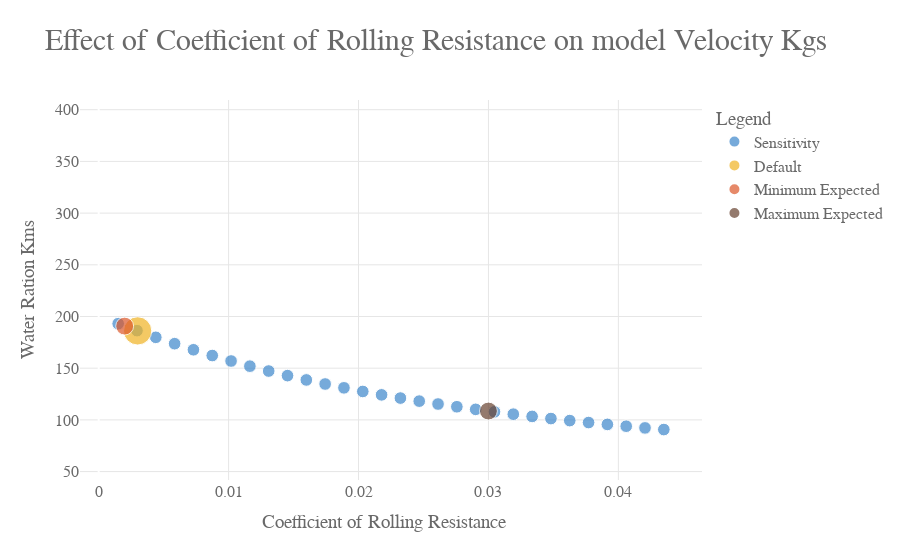
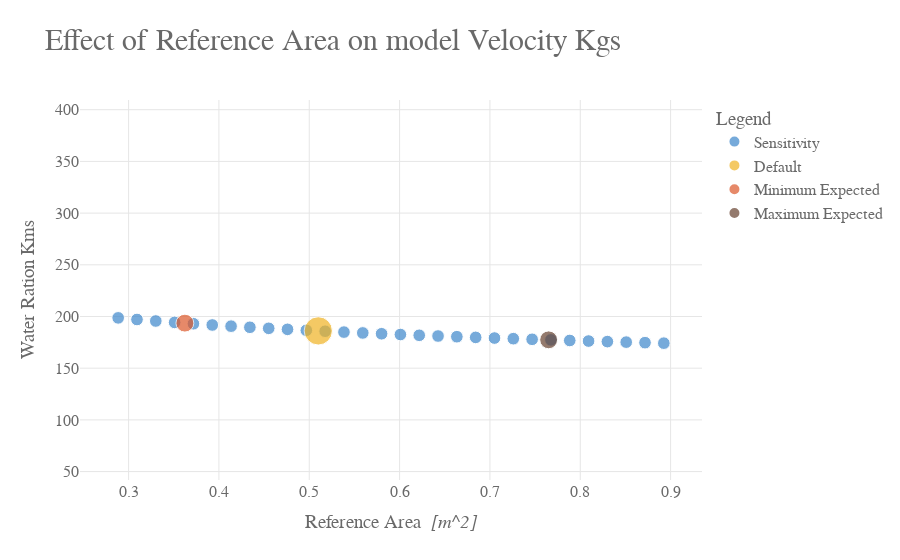
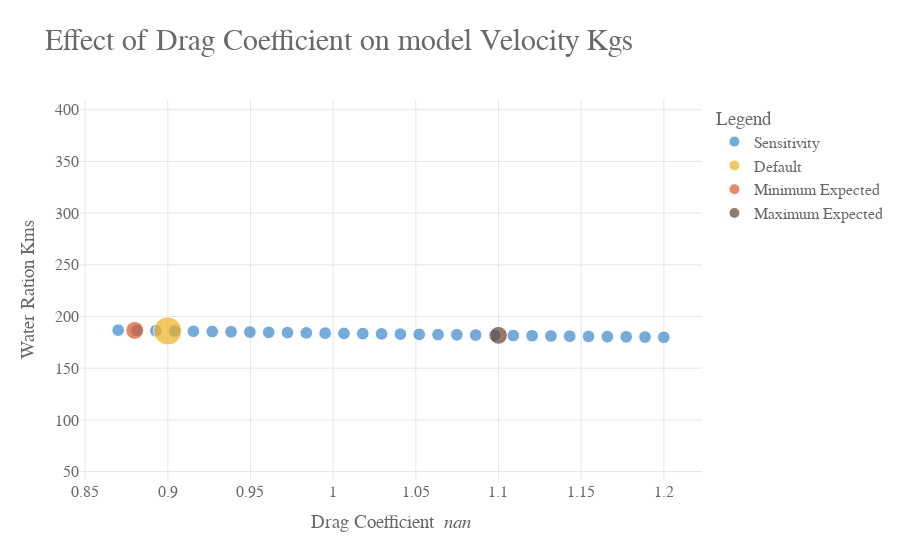
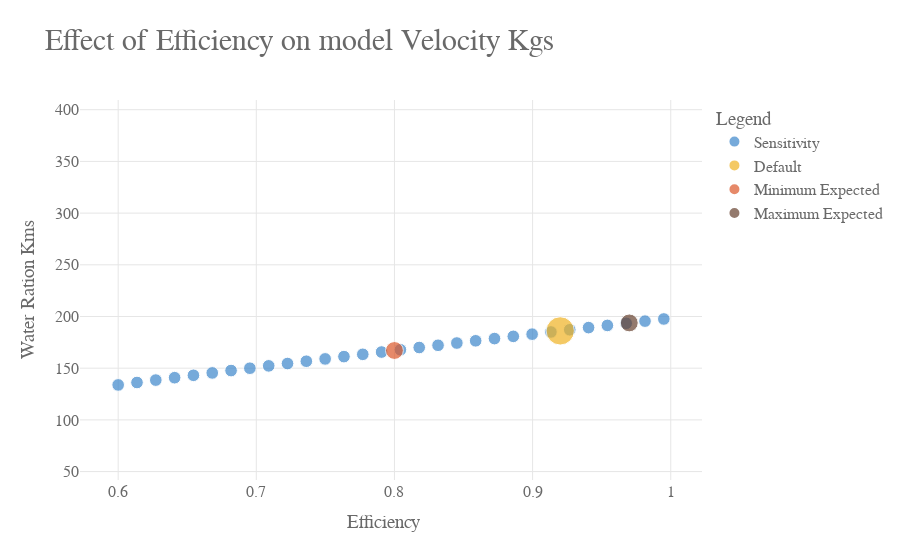

Notebook code cell kept with these figures, in order:
### Code cell
# for i in range(0, len(sens_df)):
primary_graph_value = "Water Ration Kms"
max_plot_y = df_large[primary_graph_value].max()*1.10
min_plot_y = df_large[primary_graph_value].min()*0.90


for i in range(0, len(sens_df)):

    fig1 = px.scatter(
        full_result_dict[sens_df.iloc[i]["Short Name"]],
        x="Variable",
        y=primary_graph_value,
        # y="Velocity Kgs",
        color='DataType',
        color_discrete_sequence=graph_colours,
        # markers=True,
        size='MarkerSize',
        title=f'Effect of {sens_df.iloc[i]["Short Name"]} on model Velocity Kgs',
        hover_data=[
            "Velocity Kgs",
            'Water Ration Kms',
            'Mean Trip Velocity',
            'Mean Loaded Velocity',
            'Mean Unloaded Velocity',
        ]


    ).update_layout(
        # yaxis_title=r"$\text{Velocity} \times \text{Payload  } [\frac{m}{s} Kg]$",
        yaxis_title=primary_graph_value,
        xaxis_title=(f'{sens_df.iloc[i]["Short Name"]}  <i>{sens_df.iloc[i]["Units"]}</i>'),
    )
    fig1.update_yaxes(range = [min_plot_y, max_plot_y])

    fig1 = plotting_tools_water_access.format_plotly_graphs(fig1)

    fig1.show()
    plot_dict[var_string]= fig1
    # filename_string = var_string + ".html"
    # plotly.offline.plot(fig1, filename=filename_string)

### Figure 1 — Plotly figure (JSON) as saved in the notebook; plotly's stock layout.template omitted (floating-point values rounded to 4 significant figures)
{"data": [{"customdata": [[100.6, 1.605, 1.43, 1.779], [97.04, 1.554, 1.378, 1.731], [93.68, 1.506, 1.329, 1.683], [90.47, 1.46, 1.281, 1.638], [87.41, 1.415, 1.236, 1.594], [84.5, 1.372, 1.193, 1.551], [81.75, 1.331, 1.153, 1.51], [79.15, 1.292, 1.114, 1.47], [76.7, 1.255, 1.078, 1.432], [74.39, 1.219, 1.044, 1.395], [72.21, 1.186, 1.011, 1.36], [70.16, 1.154, 0.9813, 1.326], [68.23, 1.123, 0.9529, 1.294], [66.41, 1.094, 0.9262, 1.263], [64.69, 1.067, 0.9011, 1.233], [63.07, 1.041, 0.8775, 1.204], [61.53, 1.016, 0.8552, 1.177], [60.08, 0.9926, 0.8342, 1.151], [58.7, 0.9702, 0.8144, 1.126], [57.39, 0.9489, 0.7956, 1.102], [56.15, 0.9286, 0.7779, 1.079], [54.96, 0.9092, 0.761, 1.057], [53.83, 0.8907, 0.745, 1.036], [52.76, 0.8731, 0.7297, 1.016], [51.73, 0.8562, 0.7152, 0.9972], [50.75, 0.8401, 0.7014, 0.9787], [49.81, 0.8246, 0.6882, 0.961], [48.91, 0.8098, 0.6755, 0.944], [48.04, 0.7956, 0.6634, 0.9277], [47.22, 0.7819, 0.6518, 0.912]], "hovertemplate": "DataType=Sensitivity<br>Variable=%{x}<br>Water Ration Kms=%{y}<br>MarkerSize=%{marker.size}<br>Velocity Kgs=%{customdata[0]}<br>Mean Trip Velocity=%{customdata[1]}<br>Mean Loaded Velocity=%{customdata[2]}<br>Mean Unloaded Velocity=%{customdata[3]}<extra></extra>", "legendgroup": "Sensitivity", "marker": {"color": "#3D87CB", "size": [10, 10, 10, 10, 10, 10, 10, 10, 10, 10, 10, 10, 10, 10, 10, 10, 10, 10, 10, 10, 10, 10, 10, 10, 10, 10, 10, 10, 10, 10], "sizemode": "area", "sizeref": 0.125, "symbol": "circle"}, "mode": "markers", "name": "Sensitivity", "orientation": "v", "showlegend": true, "type": "scatter", "x": [0.0015, 0.002948, 0.004397, 0.005845, 0.007293, 0.008741, 0.01019, 0.01164, 0.01309, 0.01453, 0.01598, 0.01743, 0.01888, 0.02033, 0.02178, 0.02322, 0.02467, 0.02612, 0.02757, 0.02902, 0.03047, 0.03191, 0.03336, 0.03481, 0.03626, 0.03771, 0.03916, 0.0406, 0.04205, 0.0435], "xaxis": "x", "y": [193.1, 186.3, 179.9, 173.7, 167.8, 162.2, 157.0, 152.0, 147.3, 142.8, 138.6, 134.7, 131.0, 127.5, 124.2, 121.1, 118.1, 115.4, 112.7, 110.2, 107.8, 105.5, 103.4, 101.3, 99.32, 97.44, 95.63, 93.9, 92.25, 90.66], "yaxis": "y"}, {"customdata": [[96.92, 1.553, 1.376, 1.729]], "hovertemplate": "DataType=Default<br>Variable=%{x}<br>Water Ration Kms=%{y}<br>MarkerSize=%{marker.size}<br>Velocity Kgs=%{customdata[0]}<br>Mean Trip Velocity=%{customdata[1]}<br>Mean Loaded Velocity=%{customdata[2]}<br>Mean Unloaded Velocity=%{customdata[3]}<extra></extra>", "legendgroup": "Default", "marker": {"color": "#F0B323", "size": [50], "sizemode": "area", "sizeref": 0.125, "symbol": "circle"}, "mode": "markers", "name": "Default", "orientation": "v", "showlegend": true, "type": "scatter", "x": [0.003], "xaxis": "x", "y": [186.1], "yaxis": "y"}, {"customdata": [[99.32, 1.587, 1.412, 1.762]], "hovertemplate": "DataType=Minimum Expected<br>Variable=%{x}<br>Water Ration Kms=%{y}<br>MarkerSize=%{marker.size}<br>Velocity Kgs=%{customdata[0]}<br>Mean Trip Velocity=%{customdata[1]}<br>Mean Loaded Velocity=%{customdata[2]}<br>Mean Unloaded Velocity=%{customdata[3]}<extra></extra>", "legendgroup": "Minimum Expected", "marker": {"color": "#DC582A", "size": [20], "sizemode": "area", "sizeref": 0.125, "symbol": "circle"}, "mode": "markers", "name": "Minimum Expected", "orientation": "v", "showlegend": true, "type": "scatter", "x": [0.002], "xaxis": "x", "y": [190.7], "yaxis": "y"}, {"customdata": [[56.54, 0.935, 0.7835, 1.086]], "hovertemplate": "DataType=Maximum Expected<br>Variable=%{x}<br>Water Ration Kms=%{y}<br>MarkerSize=%{marker.size}<br>Velocity Kgs=%{customdata[0]}<br>Mean Trip Velocity=%{customdata[1]}<br>Mean Loaded Velocity=%{customdata[2]}<br>Mean Unloaded Velocity=%{customdata[3]}<extra></extra>", "legendgroup": "Maximum Expected", "marker": {"color": "#674230", "size": [20], "sizemode": "area", "sizeref": 0.125, "symbol": "circle"}, "mode": "markers", "name": "Maximum Expected", "orientation": "v", "showlegend": true, "type": "scatter", "x": [0.03], "xaxis": "x", "y": [108.6], "yaxis": "y"}], "layout": {"font": {"color": "dimgrey", "family": "Droid Sans Mono", "size": 16}, "legend": {"itemsizing": "constant", "title": {"text": "Legend"}, "tracegroupgap": 0}, "paper_bgcolor": "white", "plot_bgcolor": "white", "title": {"font": {"color": "dimgrey", "size": 30}, "text": "Effect of Coefficient of Rolling Resistance on model Velocity Kgs"}, "xaxis": {"anchor": "y", "domain": [0, 1], "gridcolor": "#e6e6e6", "gridwidth": 1, "showgrid": true, "title": {"text": "Coefficient of Rolling Resistance  <i> </i>"}}, "yaxis": {"anchor": "x", "domain": [0, 1], "gridcolor": "#e6e6e6", "gridwidth": 1, "range": [41.87, 409.4], "showgrid": true, "title": {"text": "Water Ration Kms"}}}}

### Figure 2 — Plotly figure (JSON) as saved in the notebook; plotly's stock layout.template omitted (floating-point values rounded to 4 significant figures)
{"data": [{"customdata": [[103.5, 1.659, 1.468, 1.849], [102.7, 1.645, 1.457, 1.834], [101.9, 1.633, 1.446, 1.82], [101.2, 1.622, 1.436, 1.807], [100.5, 1.611, 1.427, 1.795], [99.89, 1.601, 1.418, 1.783], [99.3, 1.591, 1.41, 1.773], [98.74, 1.582, 1.402, 1.762], [98.21, 1.574, 1.394, 1.753], [97.7, 1.565, 1.387, 1.743], [97.22, 1.557, 1.381, 1.734], [96.75, 1.55, 1.374, 1.726], [96.31, 1.543, 1.368, 1.718], [95.89, 1.536, 1.362, 1.71], [95.48, 1.529, 1.356, 1.702], [95.08, 1.523, 1.351, 1.695], [94.7, 1.517, 1.346, 1.688], [94.34, 1.511, 1.34, 1.681], [93.99, 1.505, 1.336, 1.675], [93.64, 1.5, 1.331, 1.668], [93.31, 1.494, 1.326, 1.662], [92.99, 1.489, 1.322, 1.656], [92.68, 1.484, 1.317, 1.651], [92.38, 1.479, 1.313, 1.645], [92.09, 1.474, 1.309, 1.64], [91.8, 1.47, 1.305, 1.634], [91.52, 1.465, 1.301, 1.629], [91.25, 1.461, 1.297, 1.624], [90.99, 1.457, 1.294, 1.619], [90.73, 1.452, 1.29, 1.615]], "hovertemplate": "DataType=Sensitivity<br>Variable=%{x}<br>Water Ration Kms=%{y}<br>MarkerSize=%{marker.size}<br>Velocity Kgs=%{customdata[0]}<br>Mean Trip Velocity=%{customdata[1]}<br>Mean Loaded Velocity=%{customdata[2]}<br>Mean Unloaded Velocity=%{customdata[3]}<extra></extra>", "legendgroup": "Sensitivity", "marker": {"color": "#3D87CB", "size": [10, 10, 10, 10, 10, 10, 10, 10, 10, 10, 10, 10, 10, 10, 10, 10, 10, 10, 10, 10, 10, 10, 10, 10, 10, 10, 10, 10, 10, 10], "sizemode": "area", "sizeref": 0.125, "symbol": "circle"}, "mode": "markers", "name": "Sensitivity", "orientation": "v", "showlegend": true, "type": "scatter", "x": [0.2885, 0.3093, 0.3301, 0.351, 0.3718, 0.3926, 0.4135, 0.4343, 0.4551, 0.4759, 0.4968, 0.5176, 0.5384, 0.5592, 0.5801, 0.6009, 0.6217, 0.6426, 0.6634, 0.6842, 0.705, 0.7259, 0.7467, 0.7675, 0.7884, 0.8092, 0.83, 0.8508, 0.8717, 0.8925], "xaxis": "x", "y": [198.7, 197.1, 195.6, 194.3, 193.0, 191.8, 190.7, 189.6, 188.6, 187.6, 186.7, 185.8, 184.9, 184.1, 183.3, 182.6, 181.8, 181.1, 180.5, 179.8, 179.2, 178.5, 177.9, 177.4, 176.8, 176.3, 175.7, 175.2, 174.7, 174.2], "yaxis": "y"}, {"customdata": [[96.92, 1.553, 1.376, 1.729]], "hovertemplate": "DataType=Default<br>Variable=%{x}<br>Water Ration Kms=%{y}<br>MarkerSize=%{marker.size}<br>Velocity Kgs=%{customdata[0]}<br>Mean Trip Velocity=%{customdata[1]}<br>Mean Loaded Velocity=%{customdata[2]}<br>Mean Unloaded Velocity=%{customdata[3]}<extra></extra>", "legendgroup": "Default", "marker": {"color": "#F0B323", "size": [50], "sizemode": "area", "sizeref": 0.125, "symbol": "circle"}, "mode": "markers", "name": "Default", "orientation": "v", "showlegend": true, "type": "scatter", "x": [0.51], "xaxis": "x", "y": [186.1], "yaxis": "y"}, {"customdata": [[100.8, 1.616, 1.431, 1.8]], "hovertemplate": "DataType=Minimum Expected<br>Variable=%{x}<br>Water Ration Kms=%{y}<br>MarkerSize=%{marker.size}<br>Velocity Kgs=%{customdata[0]}<br>Mean Trip Velocity=%{customdata[1]}<br>Mean Loaded Velocity=%{customdata[2]}<br>Mean Unloaded Velocity=%{customdata[3]}<extra></extra>", "legendgroup": "Minimum Expected", "marker": {"color": "#DC582A", "size": [20], "sizemode": "area", "sizeref": 0.125, "symbol": "circle"}, "mode": "markers", "name": "Minimum Expected", "orientation": "v", "showlegend": true, "type": "scatter", "x": [0.3623], "xaxis": "x", "y": [193.6], "yaxis": "y"}, {"customdata": [[92.42, 1.48, 1.314, 1.646]], "hovertemplate": "DataType=Maximum Expected<br>Variable=%{x}<br>Water Ration Kms=%{y}<br>MarkerSize=%{marker.size}<br>Velocity Kgs=%{customdata[0]}<br>Mean Trip Velocity=%{customdata[1]}<br>Mean Loaded Velocity=%{customdata[2]}<br>Mean Unloaded Velocity=%{customdata[3]}<extra></extra>", "legendgroup": "Maximum Expected", "marker": {"color": "#674230", "size": [20], "sizemode": "area", "sizeref": 0.125, "symbol": "circle"}, "mode": "markers", "name": "Maximum Expected", "orientation": "v", "showlegend": true, "type": "scatter", "x": [0.765], "xaxis": "x", "y": [177.4], "yaxis": "y"}], "layout": {"font": {"color": "dimgrey", "family": "Droid Sans Mono", "size": 16}, "legend": {"itemsizing": "constant", "title": {"text": "Legend"}, "tracegroupgap": 0}, "paper_bgcolor": "white", "plot_bgcolor": "white", "title": {"font": {"color": "dimgrey", "size": 30}, "text": "Effect of Reference Area on model Velocity Kgs"}, "xaxis": {"anchor": "y", "domain": [0, 1], "gridcolor": "#e6e6e6", "gridwidth": 1, "showgrid": true, "title": {"text": "Reference Area  <i>[m^2]</i>"}}, "yaxis": {"anchor": "x", "domain": [0, 1], "gridcolor": "#e6e6e6", "gridwidth": 1, "range": [41.87, 409.4], "showgrid": true, "title": {"text": "Water Ration Kms"}}}}

### Figure 3 — Plotly figure (JSON) as saved in the notebook; plotly's stock layout.template omitted (floating-point values rounded to 4 significant figures)
{"data": [{"customdata": [[97.3, 1.559, 1.382, 1.736], [97.16, 1.556, 1.38, 1.733], [97.01, 1.554, 1.378, 1.731], [96.87, 1.552, 1.376, 1.728], [96.73, 1.55, 1.374, 1.725], [96.59, 1.547, 1.372, 1.723], [96.45, 1.545, 1.37, 1.72], [96.32, 1.543, 1.368, 1.718], [96.18, 1.541, 1.366, 1.715], [96.05, 1.539, 1.364, 1.713], [95.92, 1.537, 1.363, 1.71], [95.79, 1.534, 1.361, 1.708], [95.66, 1.532, 1.359, 1.706], [95.54, 1.53, 1.357, 1.703], [95.42, 1.528, 1.355, 1.701], [95.29, 1.526, 1.354, 1.699], [95.17, 1.524, 1.352, 1.697], [95.05, 1.522, 1.35, 1.694], [94.93, 1.521, 1.349, 1.692], [94.82, 1.519, 1.347, 1.69], [94.7, 1.517, 1.345, 1.688], [94.59, 1.515, 1.344, 1.686], [94.47, 1.513, 1.342, 1.684], [94.36, 1.511, 1.341, 1.682], [94.25, 1.509, 1.339, 1.68], [94.14, 1.508, 1.338, 1.678], [94.03, 1.506, 1.336, 1.676], [93.92, 1.504, 1.335, 1.674], [93.82, 1.502, 1.333, 1.672], [93.71, 1.501, 1.332, 1.67]], "hovertemplate": "DataType=Sensitivity<br>Variable=%{x}<br>Water Ration Kms=%{y}<br>MarkerSize=%{marker.size}<br>Velocity Kgs=%{customdata[0]}<br>Mean Trip Velocity=%{customdata[1]}<br>Mean Loaded Velocity=%{customdata[2]}<br>Mean Unloaded Velocity=%{customdata[3]}<extra></extra>", "legendgroup": "Sensitivity", "marker": {"color": "#3D87CB", "size": [10, 10, 10, 10, 10, 10, 10, 10, 10, 10, 10, 10, 10, 10, 10, 10, 10, 10, 10, 10, 10, 10, 10, 10, 10, 10, 10, 10, 10, 10], "sizemode": "area", "sizeref": 0.125, "symbol": "circle"}, "mode": "markers", "name": "Sensitivity", "orientation": "v", "showlegend": true, "type": "scatter", "x": [0.87, 0.8814, 0.8928, 0.9041, 0.9155, 0.9269, 0.9383, 0.9497, 0.961, 0.9724, 0.9838, 0.9952, 1.007, 1.018, 1.029, 1.041, 1.052, 1.063, 1.075, 1.086, 1.098, 1.109, 1.12, 1.132, 1.143, 1.154, 1.166, 1.177, 1.189, 1.2], "xaxis": "x", "y": [186.8, 186.5, 186.3, 186.0, 185.7, 185.5, 185.2, 184.9, 184.7, 184.4, 184.2, 183.9, 183.7, 183.4, 183.2, 183.0, 182.7, 182.5, 182.3, 182.0, 181.8, 181.6, 181.4, 181.2, 181.0, 180.7, 180.5, 180.3, 180.1, 179.9], "yaxis": "y"}, {"customdata": [[96.92, 1.553, 1.376, 1.729]], "hovertemplate": "DataType=Default<br>Variable=%{x}<br>Water Ration Kms=%{y}<br>MarkerSize=%{marker.size}<br>Velocity Kgs=%{customdata[0]}<br>Mean Trip Velocity=%{customdata[1]}<br>Mean Loaded Velocity=%{customdata[2]}<br>Mean Unloaded Velocity=%{customdata[3]}<extra></extra>", "legendgroup": "Default", "marker": {"color": "#F0B323", "size": [50], "sizemode": "area", "sizeref": 0.125, "symbol": "circle"}, "mode": "markers", "name": "Default", "orientation": "v", "showlegend": true, "type": "scatter", "x": [0.9], "xaxis": "x", "y": [186.1], "yaxis": "y"}, {"customdata": [[97.17, 1.557, 1.38, 1.734]], "hovertemplate": "DataType=Minimum Expected<br>Variable=%{x}<br>Water Ration Kms=%{y}<br>MarkerSize=%{marker.size}<br>Velocity Kgs=%{customdata[0]}<br>Mean Trip Velocity=%{customdata[1]}<br>Mean Loaded Velocity=%{customdata[2]}<br>Mean Unloaded Velocity=%{customdata[3]}<extra></extra>", "legendgroup": "Minimum Expected", "marker": {"color": "#DC582A", "size": [20], "sizemode": "area", "sizeref": 0.125, "symbol": "circle"}, "mode": "markers", "name": "Minimum Expected", "orientation": "v", "showlegend": true, "type": "scatter", "x": [0.88], "xaxis": "x", "y": [186.6], "yaxis": "y"}, {"customdata": [[94.68, 1.516, 1.345, 1.688]], "hovertemplate": "DataType=Maximum Expected<br>Variable=%{x}<br>Water Ration Kms=%{y}<br>MarkerSize=%{marker.size}<br>Velocity Kgs=%{customdata[0]}<br>Mean Trip Velocity=%{customdata[1]}<br>Mean Loaded Velocity=%{customdata[2]}<br>Mean Unloaded Velocity=%{customdata[3]}<extra></extra>", "legendgroup": "Maximum Expected", "marker": {"color": "#674230", "size": [20], "sizemode": "area", "sizeref": 0.125, "symbol": "circle"}, "mode": "markers", "name": "Maximum Expected", "orientation": "v", "showlegend": true, "type": "scatter", "x": [1.1], "xaxis": "x", "y": [181.8], "yaxis": "y"}], "layout": {"font": {"color": "dimgrey", "family": "Droid Sans Mono", "size": 16}, "legend": {"itemsizing": "constant", "title": {"text": "Legend"}, "tracegroupgap": 0}, "paper_bgcolor": "white", "plot_bgcolor": "white", "title": {"font": {"color": "dimgrey", "size": 30}, "text": "Effect of Drag Coefficient on model Velocity Kgs"}, "xaxis": {"anchor": "y", "domain": [0, 1], "gridcolor": "#e6e6e6", "gridwidth": 1, "showgrid": true, "title": {"text": "Drag Coefficient  <i>nan</i>"}}, "yaxis": {"anchor": "x", "domain": [0, 1], "gridcolor": "#e6e6e6", "gridwidth": 1, "range": [41.87, 409.4], "showgrid": true, "title": {"text": "Water Ration Kms"}}}}

### Figure 4 — Plotly figure (JSON) as saved in the notebook; plotly's stock layout.template omitted (floating-point values rounded to 4 significant figures)
{"data": [{"customdata": [[69.7, 1.117, 0.9885, 1.246], [70.92, 1.137, 1.006, 1.268], [72.14, 1.156, 1.023, 1.289], [73.34, 1.176, 1.04, 1.311], [74.55, 1.195, 1.058, 1.332], [75.74, 1.214, 1.075, 1.354], [76.94, 1.233, 1.092, 1.375], [78.12, 1.252, 1.108, 1.396], [79.3, 1.271, 1.125, 1.417], [80.47, 1.29, 1.142, 1.438], [81.64, 1.308, 1.159, 1.458], [82.81, 1.327, 1.175, 1.479], [83.96, 1.346, 1.192, 1.5], [85.12, 1.364, 1.208, 1.52], [86.26, 1.382, 1.224, 1.54], [87.41, 1.401, 1.241, 1.561], [88.54, 1.419, 1.257, 1.581], [89.68, 1.437, 1.273, 1.601], [90.8, 1.455, 1.289, 1.621], [91.93, 1.473, 1.305, 1.641], [93.05, 1.491, 1.321, 1.66], [94.16, 1.509, 1.337, 1.68], [95.27, 1.526, 1.353, 1.7], [96.38, 1.544, 1.369, 1.719], [97.48, 1.562, 1.384, 1.739], [98.57, 1.579, 1.4, 1.758], [99.67, 1.597, 1.416, 1.777], [100.8, 1.614, 1.431, 1.797], [101.8, 1.631, 1.447, 1.816], [102.9, 1.649, 1.462, 1.835]], "hovertemplate": "DataType=Sensitivity<br>Variable=%{x}<br>Water Ration Kms=%{y}<br>MarkerSize=%{marker.size}<br>Velocity Kgs=%{customdata[0]}<br>Mean Trip Velocity=%{customdata[1]}<br>Mean Loaded Velocity=%{customdata[2]}<br>Mean Unloaded Velocity=%{customdata[3]}<extra></extra>", "legendgroup": "Sensitivity", "marker": {"color": "#3D87CB", "size": [10, 10, 10, 10, 10, 10, 10, 10, 10, 10, 10, 10, 10, 10, 10, 10, 10, 10, 10, 10, 10, 10, 10, 10, 10, 10, 10, 10, 10, 10], "sizemode": "area", "sizeref": 0.125, "symbol": "circle"}, "mode": "markers", "name": "Sensitivity", "orientation": "v", "showlegend": true, "type": "scatter", "x": [0.6, 0.6136, 0.6272, 0.6409, 0.6545, 0.6681, 0.6817, 0.6953, 0.709, 0.7226, 0.7362, 0.7498, 0.7634, 0.7771, 0.7907, 0.8043, 0.8179, 0.8316, 0.8452, 0.8588, 0.8724, 0.886, 0.8997, 0.9133, 0.9269, 0.9405, 0.9541, 0.9678, 0.9814, 0.995], "xaxis": "x", "y": [133.8, 136.2, 138.5, 140.8, 143.1, 145.4, 147.7, 150.0, 152.3, 154.5, 156.8, 159.0, 161.2, 163.4, 165.6, 167.8, 170.0, 172.2, 174.3, 176.5, 178.6, 180.8, 182.9, 185.0, 187.2, 189.3, 191.4, 193.5, 195.5, 197.6], "yaxis": "y"}, {"customdata": [[96.92, 1.553, 1.376, 1.729]], "hovertemplate": "DataType=Default<br>Variable=%{x}<br>Water Ration Kms=%{y}<br>MarkerSize=%{marker.size}<br>Velocity Kgs=%{customdata[0]}<br>Mean Trip Velocity=%{customdata[1]}<br>Mean Loaded Velocity=%{customdata[2]}<br>Mean Unloaded Velocity=%{customdata[3]}<extra></extra>", "legendgroup": "Default", "marker": {"color": "#F0B323", "size": [50], "sizemode": "area", "sizeref": 0.125, "symbol": "circle"}, "mode": "markers", "name": "Default", "orientation": "v", "showlegend": true, "type": "scatter", "x": [0.92], "xaxis": "x", "y": [186.1], "yaxis": "y"}, {"customdata": [[87.04, 1.395, 1.236, 1.554]], "hovertemplate": "DataType=Minimum Expected<br>Variable=%{x}<br>Water Ration Kms=%{y}<br>MarkerSize=%{marker.size}<br>Velocity Kgs=%{customdata[0]}<br>Mean Trip Velocity=%{customdata[1]}<br>Mean Loaded Velocity=%{customdata[2]}<br>Mean Unloaded Velocity=%{customdata[3]}<extra></extra>", "legendgroup": "Minimum Expected", "marker": {"color": "#DC582A", "size": [20], "sizemode": "area", "sizeref": 0.125, "symbol": "circle"}, "mode": "markers", "name": "Minimum Expected", "orientation": "v", "showlegend": true, "type": "scatter", "x": [0.8], "xaxis": "x", "y": [167.1], "yaxis": "y"}, {"customdata": [[100.9, 1.617, 1.434, 1.8]], "hovertemplate": "DataType=Maximum Expected<br>Variable=%{x}<br>Water Ration Kms=%{y}<br>MarkerSize=%{marker.size}<br>Velocity Kgs=%{customdata[0]}<br>Mean Trip Velocity=%{customdata[1]}<br>Mean Loaded Velocity=%{customdata[2]}<br>Mean Unloaded Velocity=%{customdata[3]}<extra></extra>", "legendgroup": "Maximum Expected", "marker": {"color": "#674230", "size": [20], "sizemode": "area", "sizeref": 0.125, "symbol": "circle"}, "mode": "markers", "name": "Maximum Expected", "orientation": "v", "showlegend": true, "type": "scatter", "x": [0.97], "xaxis": "x", "y": [193.8], "yaxis": "y"}], "layout": {"font": {"color": "dimgrey", "family": "Droid Sans Mono", "size": 16}, "legend": {"itemsizing": "constant", "title": {"text": "Legend"}, "tracegroupgap": 0}, "paper_bgcolor": "white", "plot_bgcolor": "white", "title": {"font": {"color": "dimgrey", "size": 30}, "text": "Effect of Efficiency on model Velocity Kgs"}, "xaxis": {"anchor": "y", "domain": [0, 1], "gridcolor": "#e6e6e6", "gridwidth": 1, "showgrid": true, "title": {"text": "Efficiency  <i> </i>"}}, "yaxis": {"anchor": "x", "domain": [0, 1], "gridcolor": "#e6e6e6", "gridwidth": 1, "range": [41.87, 409.4], "showgrid": true, "title": {"text": "Water Ration Kms"}}}}
